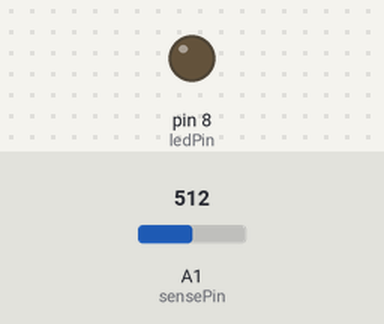
Simulated run of this sketch. Board: Arduino Uno, built with avr-gcc and run on an emulated ATmega328P. Shown: output pins drawn as LEDs (lit = HIGH). Inputs (shaded band) come from the test bench; at power-on: A1 (sensePin) = 512.

Above: at 1.3 s.
1.4 s: A1 (sensePin) set to 541
At 2.6 s:
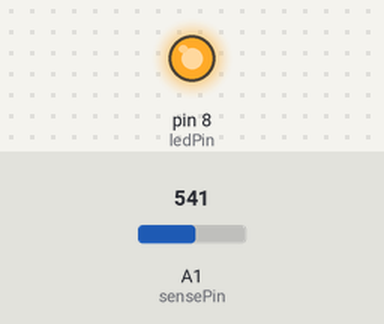
Timing chart, 0 to 4.4 s (numbered marks = the images above; inputs shaded):
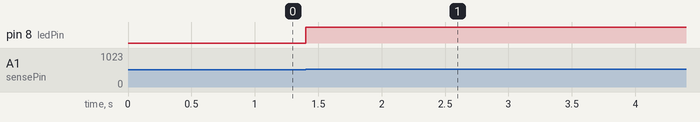

Measured:
- the behaviour switches between 522 and 523 on A1 (sensePin) (found by bisection; images 0 and 1)
- after the input at 1.4 s, pin 8 (ledPin): LOW → HIGH at once

The sketch:

vibration_sensor.ino
```cpp
// vibration_sensor
// Arduino Uno or Leonardo

int gndPin = A0;
int sensePin = 1;
int ledPin = 8;

int normalReading = 0;
int threshold = 10;

void setup()
{
  pinMode(gndPin, OUTPUT);
  digitalWrite(gndPin, LOW);
  pinMode(ledPin, OUTPUT);
  normalReading = calibrate();
}

void loop()
{
  int reading = analogRead(sensePin);
  if (reading > normalReading + threshold)
  {
    digitalWrite(ledPin, HIGH);
  }
}

int calibrate()
{
  int n = 100;
  long total = 0;
  for (int i = 0; i < n; i++)
  {
    total = total + analogRead(sensePin);
    delay(1);
  }
  return total / n;
}
```
